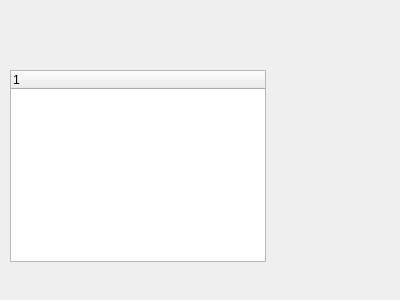
<?xml version="1.0" encoding="UTF-8"?>
<ui version="4.0">
 <class>FilterWindow</class>
 <widget class="QWidget" name="FilterWindow">
  <property name="geometry">
   <rect>
    <x>0</x>
    <y>0</y>
    <width>400</width>
    <height>300</height>
   </rect>
  </property>
  <property name="windowTitle">
   <string>Form</string>
  </property>
  <widget class="QTreeWidget" name="treeWidget">
   <property name="geometry">
    <rect>
     <x>10</x>
     <y>70</y>
     <width>256</width>
     <height>192</height>
    </rect>
   </property>
   <column>
    <property name="text">
     <string notr="true">1</string>
    </property>
   </column>
  </widget>
 </widget>
 <resources/>
 <connections/>
</ui>
